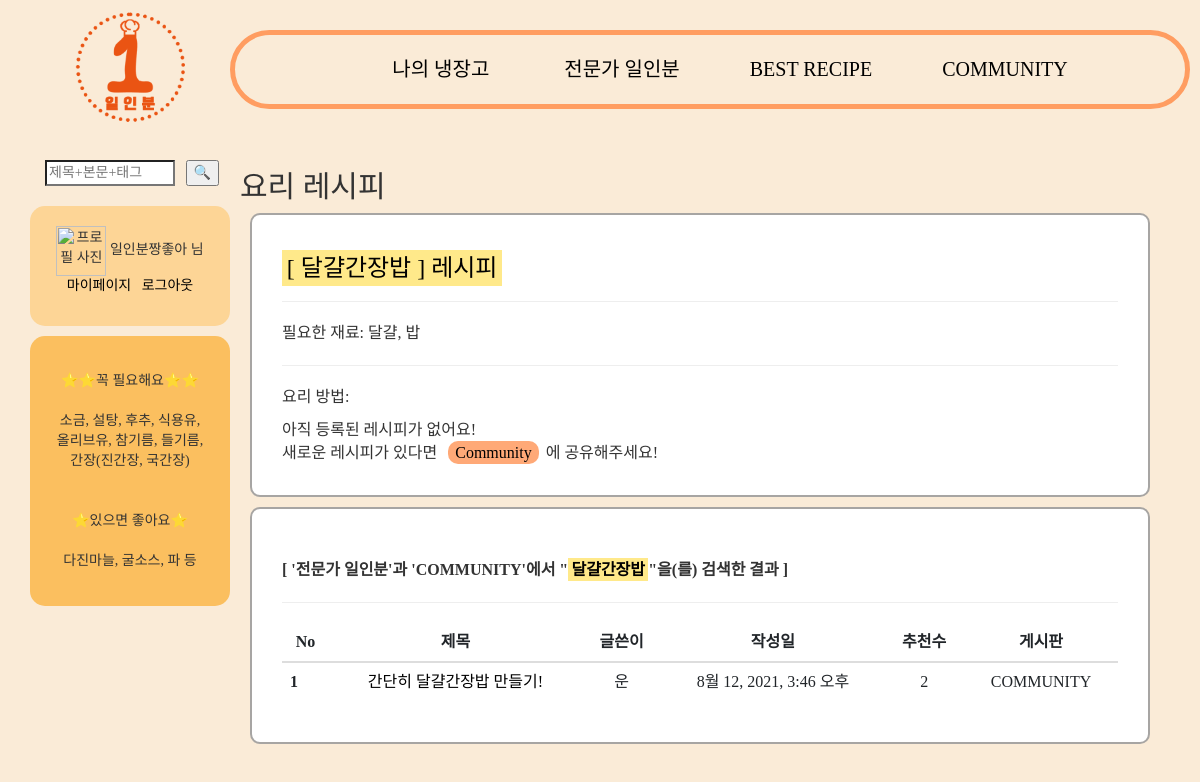
Page /recipy/3/ (signed in) on the committed database.
### accounts/models.py (models this page shows)
class CustomerUser(AbstractUser):
    POSITION = (
        ('일반', '일반'),
        ('사업자', '사업자'),
    )
    position = models.CharField(verbose_name='등급', max_length=1000, choices=POSITION)
    upload = CloudinaryField('uploads',blank=True,null=True)
    profile = CloudinaryField('images/',default='default_susbwu.JPG',blank=True,null=False)
    nickname = models.CharField(max_length=100)
    email = models.EmailField()
    def __str__(self):
        return self.nickname

### fridge/models.py (models this page shows)
class Dish(models.Model):
    name = models.CharField(max_length=15, default='') #음식 이름
    intro = models.TextField(max_length=30, default='') #음식 간단 소개
    image = CloudinaryField('images/',default='loaddish.jpg',blank=True,null=False)
    basic = models.TextField(max_length=200, default='', blank = True, null=True) #기본재료 중에서 필요한 것
    ingredients = models.TextField(max_length=300, default='') #필요한 재료
    option = models.CharField(max_length=100, default='', blank = True, null = True) #옵션
    recipy = models.TextField(default='', blank=True, null = True)  #레시피
    def __str__(self):
        return self.name

### community/models.py (models this page shows, shortened)
class Post(models.Model):
    category_select = (
        ('일상공유','일상공유'),
        ('레시피공유', '레시피공유'),
    )
    writer = models.ForeignKey(CustomerUser, related_name="community", on_delete=models.CASCADE, verbose_name="작성자", null=True)
    title = models.CharField(max_length=100)
    content = models.TextField()
    category = models.CharField(max_length=30, choices=category_select, default='일상공유', null=True)
    pub_date = models.DateTimeField(auto_now_add=True, verbose_name="글작성일", null=True)
    like = models.ManyToManyField(CustomerUser, related_name='likes', blank=True)
    slug = models.SlugField('Slug', unique=False, allow_unicode=True, help_text='dashed words for title alias', null=True)
    tag = TagField()
    top_fixed = models.BooleanField(verbose_name='상단고정', default=False)

### home/views.py (the view)
# urls.py: path('recipy/<int:dish_id>/', home.views.recipy, name="recommendrecipy"),
def recipy(request, dish_id):
    dish_recipy = get_object_or_404(Dish, pk = dish_id)
    post_object = Post.objects.all()
    expert_object = Expert.objects.all()
    if dish_recipy:
        result = post_object.filter (title__contains=dish_recipy) | post_object.filter(content__contains = dish_recipy)
        result2 = expert_object.filter (title__contains = dish_recipy) | expert_object.filter(body__contains = dish_recipy)
    return render(request, 'recipy.html', {'dish' : dish_recipy, 'result': result, 'result2':result2})

### fridge/templates/recipy.html (shortened to what this page needs)
{% extends 'base.html' %}
{% block content %}
<!DOCTYPE html>
<html lang="ko">
<head>
</head>
<body>
    <h2>요리 레시피</h2>
    <article class="recipy">
        <section>
            <h3><mark>[ {{dish.name}} ] 레시피</mark></h3>
            <hr>
        </section>
        <section>
            <p>필요한 재료: {{dish.ingredients}}</p>
            <hr>
        </section>
        <section>
            <p>요리 방법: </p>
            {% if dish.recipy %}
            <pre style="font-family: 'Noto Sans KR'; font-size:12pt;">{{dish.recipy}}</pre>
            {% else %}
            <p>아직 등록된 레시피가 없어요! <br>
                새로운 레시피가 있다면 <a href="{% url 'list' %}" class="gocommunity" title="커뮤니티로 이동">Community</a>에 공유해주세요!</p>
            {% endif%}
        </section>
    </article>
    <article class="recipy">
        <section>
            <div class="row mt-5">
                <div class="col-12">
                    <b>[ '전문가 일인분'과 'COMMUNITY'에서 "<mark>{{dish.name}}</mark>"을(를) 검색한 결과 ]</b><hr>
                    {% if result or result2 %}
                    <table class="table table-hover">
                <thead>
                    <tr>
                    <th scope="col" style="text-align:center;">No</th>
                    <th scope="col" style="text-align:center;">제목</th>
                    <th scope="col" style="text-align:center;">글쓴이</th>
                    <th scope="col" style="text-align:center;">작성일</th>
                    <th scope="col" style="text-align:center;">추천수</th>
                    <th scope="col" style="text-align:center;">게시판</th>
                    </tr>
                </thead>
                <tbody style="text-align:center;">
                        {% for post in result %}
                        <tr>
                        <th scope="row"> {{forloop.revcounter}} </th>
                        <td><a href="{% url 'postshow' post.id %}">{{post.title}}</a></td>
                        <td>{{ post.writer }}</td>
                        <td>{{ post.pub_date }}</td>
                        <td>{{ post.like.all.count }}</td>
                        <td> COMMUNITY </td>
                        </tr>
                        {% endfor %}
                        {% else %}
                            <p>검색 결과가 없습니다.</p>
                    {% endif %}
                </tbody>
                </table>
                </div>
            </div>
        </section>
    </article>
</body>
</html>
{% endblock %}

### oneportion/templates/base.html (shortened to what this page needs)
{% load bootstrap4 %}
{% bootstrap_css %}
{% load static %}
<head>
<link rel="stylesheet" href="https://maxcdn.bootstrapcdn.com/bootstrap/3.3.2/css/bootstrap.min.css">
<link rel="stylesheet" href="https://maxcdn.bootstrapcdn.com/bootstrap/3.3.2/css/bootstrap-theme.min.css">
</head>
<body style="background-color: antiquewhite;">
<div class="container">
  <div class="row">
      <div class="col-md-2 logo">
        <a href="{% url 'main' %}"><img src = "{% static 'logoplus.png' %}" width = "110px" alt="로고"></a>
      </div>
      <div id="bar" class="col-md-10">
        <nav>
          <ul>
            <li class="nav-item">
                <a class="nav-link" href="{% url 'myfridge' %}">나의 냉장고 &nbsp;&nbsp;&nbsp;&nbsp;&nbsp;&nbsp;&nbsp;&nbsp;&nbsp;&nbsp;</a>
              </li>
            <li class="nav-item">
              <a class="nav-link" href="{% url 'expert_list' %}">전문가 일인분&nbsp;&nbsp;&nbsp;&nbsp;&nbsp;&nbsp;&nbsp;&nbsp;&nbsp;&nbsp;</a>
            </li>
            <li class="nav-item">
              <a class="nav-link" href="{% url 'likelist' %}">BEST RECIPE&nbsp;&nbsp;&nbsp;&nbsp;&nbsp;&nbsp;&nbsp;&nbsp;&nbsp;&nbsp;</a>
            </li>
            <li class="nav-item">
                <a class="nav-link" href="{% url 'list' %}">COMMUNITY</a>
            </li>
          </ul>
      </nav>
      </div>
      <div id="search" class="col-md-2">
        <div>
        <form action = "{% url 'result' %}" method = "get">
          <input id="searchtext" type = "search" placeholder="제목+본문+태그" style="font-family:'굴림';" name = "query">&nbsp;&nbsp;&nbsp;
          <input id = "searchbutton" type = "submit" name="" value="🔍">
        </form>
      </div>
      <div id="my">
        {% if user.is_authenticated %}
          <img width="50px" height="50px" alt="프로필 사진" src = "{{ user.profile.url }}">
          {{ user.nickname }} 님<br>
            <a href="{% url 'mypage' %}">마이페이지</a>&nbsp;&nbsp;
            <a href="{% url 'logout' %}">로그아웃</a>
        {% else %}
            <br>
          <a href="{% url 'login' %}">로그인</a>&nbsp;&nbsp;
          <a href="{% url 'signup' %}">회원가입</a>
        {% endif %}
      </div>
      <div id="usual" >
      ⭐⭐꼭 필요해요⭐⭐ <br><br>
      소금, 설탕, 후추, 식용유,<br>올리브유, 참기름, 들기름,<br>간장(진간장, 국간장)<br><br><br>
      ⭐있으면 좋아요⭐<br><br>
      다진마늘, 굴소스, 파 등
      </div>
</div>
<div class="container col-md-10 page0">
  {% block content %}
  {% endblock %}
</div>
</body>

### oneportion/templates/base.html (style rules this page uses)
body { font-family: 'Noto Sans KR'; width: 100%; }
a:link { color: black; text-decoration: none; }
#bar { border:solid; border-color:rgb(258, 157, 97); border-radius:50px; border-width:5px; position:absolute; top:10px; left: 230px; display: flex; align-items: center; flex-direction: row; justify-content: center; margin-top:20px; margin-bottom: 20px; width: 80%; min-width: 78%; max-width: 80%; }
#bar ul { margin: 0; display:flex; flex-flow:row nowrap; justify-content:space-evenly; padding-left:40px; padding-top:15px; padding-bottom: 15px; font-size: 15pt; }
#bar li { list-style-type: none; }
#my { text-align:center; background-color:rgb(253, 213, 150); border-radius:15px; width:200px; height:120px; margin-top: 20px; margin-left:-15px; padding-top:20px; }
#usual { text-align:center; background-color:rgb(251, 191, 95); border-radius:15px; width:200px; height:270px; display: flex; align-items: center; flex-direction: row; justify-content: center; margin-top: 10px; margin-left:-15px; }
#search { position:absolute; top:160px; left:30px; }
#searchbutton { position: absolute; }
#searchtext { width:130px; }
.logo { position: absolute; left: 60; }
.page0 { position: relative; top: 150px; left: 100px; min-width: 80%; }

### fridge/templates/recipy.html (style rules this page uses)
.recipy { background-color: white; padding: 20 30; margin: 10 10; border-color: rgba(146, 143, 140, 0.801); border-width: 2; border-style: solid; border-radius: 10px; }
.recipy section { margin-top: 10px; font-size: 12pt; }
.gocommunity { background-color: rgba(255, 140, 73, 0.747); border-radius: 10px; margin: 3 7; padding: 3 7; }
mark { background-color: rgba(255, 231, 124, 0.89); }

### rows in the picture
CustomerUser: nickname "일인분짱좋아"
Dish: name "달걀간장밥", ingredients "달걀, 밥"
Post: title "간단히 달걀간장밥 만들기!", writer "운", pub_date "8월 12, 2021, 3:46 오후", like.all.count "2"
